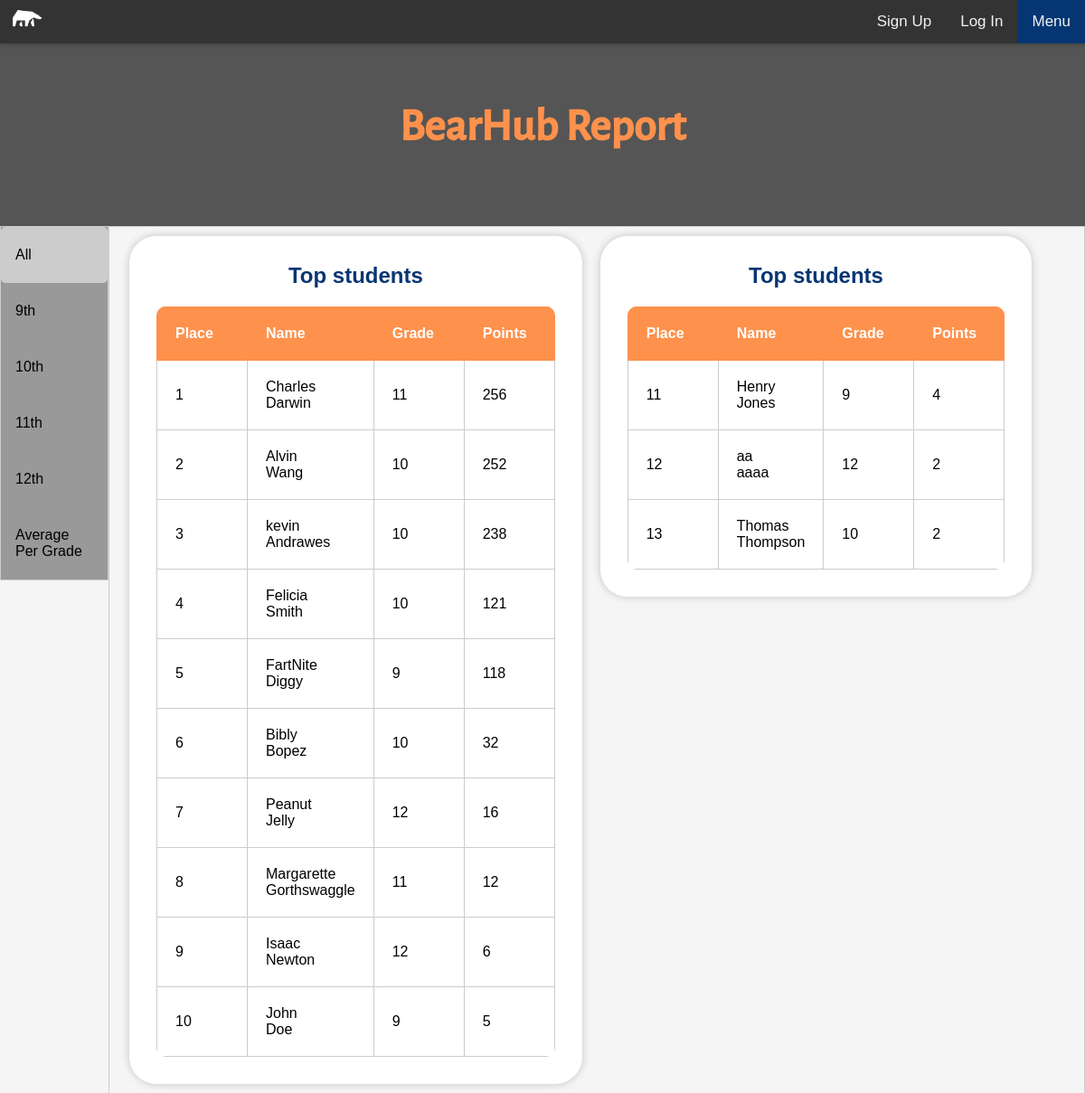
/BearHubHome/report, run on an earlier commit of the app's database.
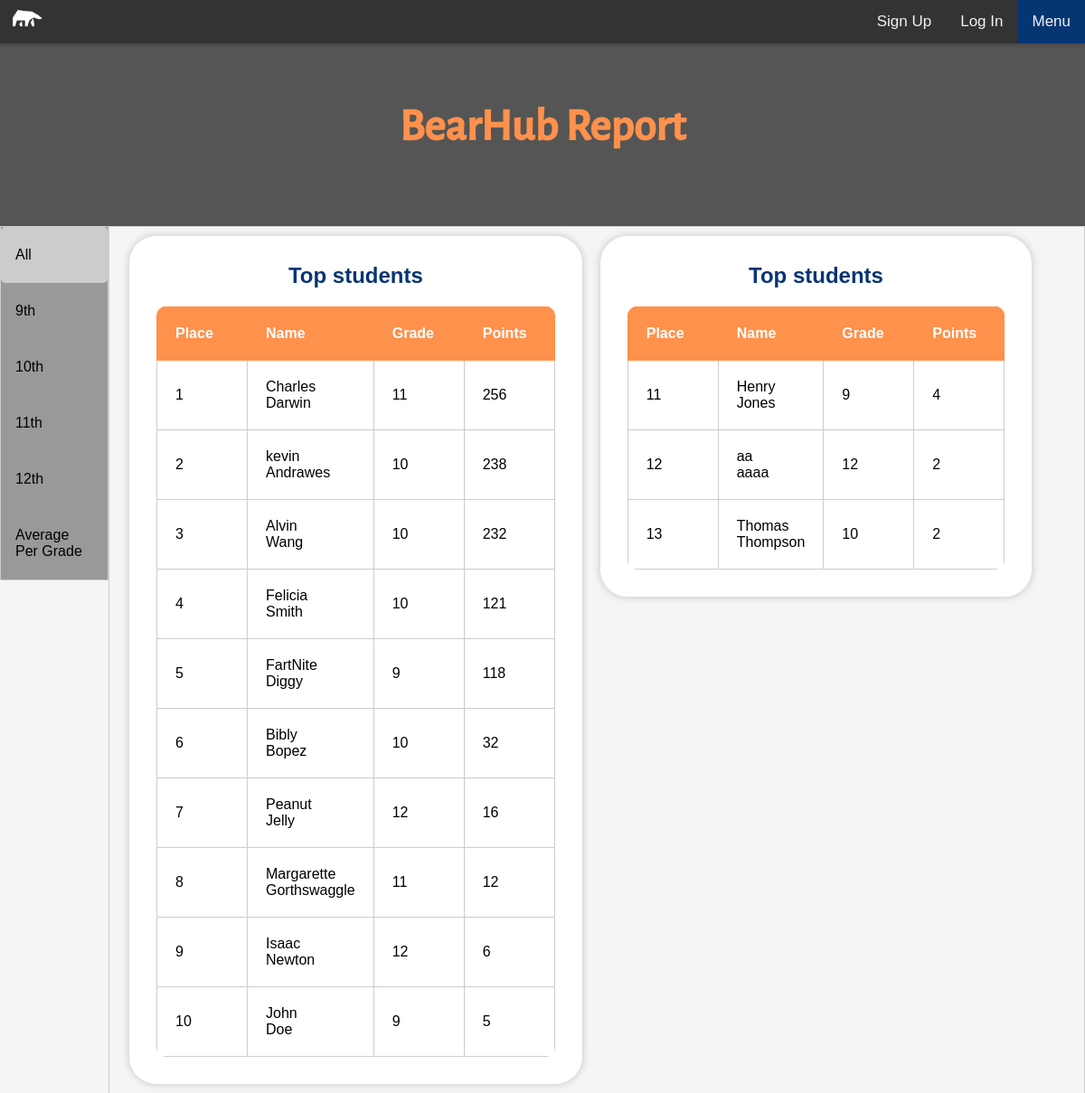
And on a later commit of the database.
### BearHubHome/models.py (models this page shows)
class Student(models.Model):
    First_name = models.CharField(max_length=64)
    Last_name = models.CharField(max_length=64)
    grade_level = models.IntegerField()
    password= models.CharField(max_length=64)
    points = models.IntegerField()
    Email = models.EmailField()

### BearHubHome/views.py (the view)
# urls.py: path('report',views.report,name="report"),
def report(request):
    users = Student.objects.order_by('-points')
    users9 = Student.objects.filter(grade_level=9).order_by('-points')
    users10 = Student.objects.filter(grade_level=10).order_by('-points')
    users11 = Student.objects.filter(grade_level=11).order_by('-points')
    users12 = Student.objects.filter(grade_level=12).order_by('-points')
    avg9 = 0
    for user in users9:
        avg9 += user.points
    avg9 = round(avg9 / len(users9))
    avg10 = 0
    for user in users10:
        avg10 += user.points
    avg10 = round(avg10 / len(users10))
    avg11 = 0
    for user in users11:
        avg11 += user.points
    avg11 = round(avg11 / len(users11))
    avg12 = 0
    for user in users12:
        avg12 += user.points
    avg12 = round(avg12 / len(users12))
    avg = 0
    for user in users:
        avg += user.points
    avg = round(avg / len(users))
    return render(request, "HII/report.html", {"users": users, "users9": users9, "users10": users10, "users11": users11, "users12": users12, "avg9": avg9, "avg10": avg10, "avg11": avg11, "avg12": avg12, "avg": avg})

### BearHubHome/templates/HII/report.html (shortened to what this page needs)
{% load static %}
<!DOCTYPE html>
<html lang="en">
    <head>
        <link href="{% static 'style.css' %}" rel="stylesheet">
    </head>
    <body>
        <div class="topnav">
            <img src="{% static 'png/only-logo-white.png' %}" alt="logo" style="width:50px; height:40px; vertical-align: center; padding-left: 10px;">
            <a onclick="openNav()" class="menu">Menu</a>
            <a href="{% url 'bear:LogIn' %}">Log In</a>
            <a href="{% url 'bear:signUp' %}">Sign Up</a>
        </div>
        <header>
            <h1>BearHub Report</h1>
        </header>
        <div class="tab">
            <button class="tablinks" onclick="openCat(event, 'All')" id="defaultOpen">All</button>
            <button class="tablinks" onclick="openCat(event, '9th')">9th</button>
            <button class="tablinks" onclick="openCat(event, '10th')">10th</button>
            <button class="tablinks" onclick="openCat(event, '11th')">11th</button>
            <button class="tablinks" onclick="openCat(event, '12th')">12th</button>
            <button class="tablinks" onclick="openCat(event, 'avgpg')">Average Per Grade</button>
        </div>
        <div id="All" class="tabcontent">
            <div class="containera" style="float: left; text-align: center;">
                <h2 class="table-title">Top students</h2>
                <table>
                    <thead>
                        <tr>
                            <th>Place</th>
                            <th>Name</th>
                            <th>Grade</th>
                            <th>Points</th>
                        </tr>
                    </thead>
                    <tbody>
                        {% for user in users|slice:":10" %}
                            <tr>
                                <td>{{ forloop.counter }}</td>
                                <td>{{ user.First_name }}<br>{{ user.Last_name }}</td>
                                <td>{{ user.grade_level }}</td>
                                <td>{{ user.points }}</td>
                            </tr>
                        {% endfor %}
                    </tbody>
                </table>
            </div>
            <div class="containera" style="float: left; text-align: center;">
                <h2 class="table-title">Top students</h2>
                <table>
                    <thead>
                        <tr>
                            <th>Place</th>
                            <th>Name</th>
                            <th>Grade</th>
                            <th>Points</th>
                        </tr>
                    </thead>
                    <tbody>
                        {% for user in users|slice:"10:20" %}
                            <tr>
                                <td>{{ forloop.counter|add:10 }}</td>
                                <td>{{ user.First_name }}<br>{{ user.Last_name }}</td>
                                <td>{{ user.grade_level }}</td>
                                <td>{{ user.points }}</td>
                            </tr>
                        {% endfor %}
                    </tbody>
                </table>
            </div>
        </div>
    </body>
</html>

### BearHubHome/static/style.css (style rules this page uses)
body { margin: 0; padding: 0; font-family: Arial, sans-serif; background-color: #f5f5f5; }
h1 { margin: 20px; font-size: 50px; text-align: center; color: #fe914c; }
.containera { display: inline-block; border-radius: 30px; margin: 10px; padding: 10px; background-color: #ffffff; box-shadow: 0 0 10px rgba(0, 0, 0, 0.2); width: auto; height: auto; }
table { border-collapse: collapse; margin: 20px; table-layout: auto; border-radius: 10px; overflow: hidden; }
th, td { padding: 20px; text-align: left; width: 100px; }
th { background-color: #fe914c; color: #fff; border: 1px solid #fe914c; }
td { background-color: #fff; border: 1px solid #ccc; }
.table-title { text-align: center; justify-content: center; color: #063573; }
button { background-color: #3961f0; color: #fff; padding: 10px 20px; border: none; border-radius: 5px; font-size: 16px; cursor: pointer; transition: background-color 0.3s; }
h1, p { text-align: center; margin-top: 50px; }
header { font-family: bearhub-font; padding: 60px; text-align: center; background-color: #555; color: white; font-size: 30px; }
.topnav { position: fixed; background-color: #333; width: 100%; overflow: hidden; box-shadow: 0 2px 4px 0 rgba(0,0,0,.2); }
.topnav a { float: right; color: #f2f2f2; text-align: center; padding: 14px 16px; text-decoration: none; font-size: 17px; }
.topnav a.menu { background-color: #063573; }
* { box-sizing: border-box }
.tab { float: left; border: 1px solid #ccc; background-color: #999; width: 10%; height: auto; }
.tab button { display: block; background-color: inherit; color: black; padding: 22px 16px; width: 100%; border: none; outline: none; text-align: left; cursor: pointer; transition: 0.3s; }
.tab button.active { background-color: #ccc; }
.tabcontent { float: left; padding: 0px 12px; border: 1px solid #ccc; width: 90%; border-bottom: none; height: auto; }

What changed in the data, as far as the page shows it:
shown differently, row unchanged: Student "kevin": moves up the list
changed Student "Alvin": points "252" → "232"
